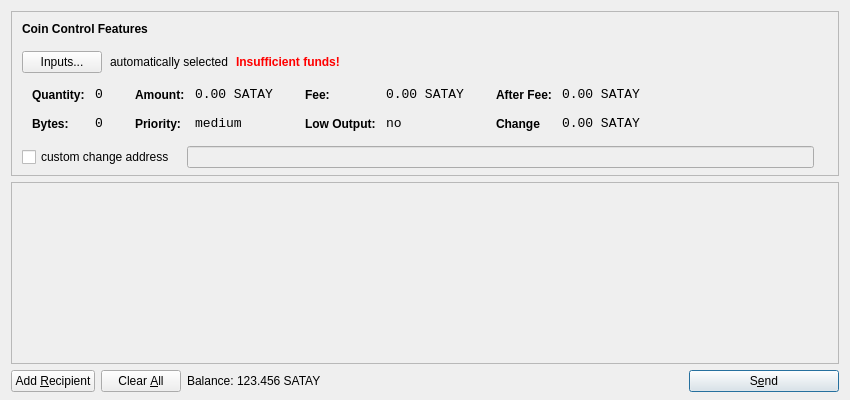
<?xml version="1.0" encoding="UTF-8"?>
<ui version="4.0">
 <class>SendCoinsDialog</class>
 <widget class="QDialog" name="SendCoinsDialog">
  <property name="geometry">
   <rect>
    <x>0</x>
    <y>0</y>
    <width>850</width>
    <height>400</height>
   </rect>
  </property>
  <property name="windowTitle">
   <string>Send Coins</string>
  </property>
  <layout class="QVBoxLayout" name="verticalLayout" stretch="0,1,0">
   <property name="bottomMargin">
    <number>8</number>
   </property>
   <item>
    <widget class="QFrame" name="frameCoinControl">
     <property name="sizePolicy">
      <sizepolicy hsizetype="Expanding" vsizetype="Expanding">
       <horstretch>0</horstretch>
       <verstretch>0</verstretch>
      </sizepolicy>
     </property>
     <property name="maximumSize">
      <size>
       <width>16777215</width>
       <height>16777215</height>
      </size>
     </property>
     <property name="frameShape">
      <enum>QFrame::StyledPanel</enum>
     </property>
     <property name="frameShadow">
      <enum>QFrame::Sunken</enum>
     </property>
     <layout class="QVBoxLayout" name="verticalLayoutCoinControl2">
      <property name="spacing">
       <number>-1</number>
      </property>
      <property name="leftMargin">
       <number>0</number>
      </property>
      <property name="topMargin">
       <number>0</number>
      </property>
      <property name="rightMargin">
       <number>0</number>
      </property>
      <property name="bottomMargin">
       <number>6</number>
      </property>
      <item>
       <layout class="QVBoxLayout" name="verticalLayoutCoinControl" stretch="0,0,0,0,1">
        <property name="spacing">
         <number>0</number>
        </property>
        <property name="leftMargin">
         <number>10</number>
        </property>
        <property name="topMargin">
         <number>10</number>
        </property>
        <item>
         <layout class="QHBoxLayout" name="horizontalLayoutCoinControl1">
          <property name="bottomMargin">
           <number>15</number>
          </property>
          <item>
           <widget class="QLabel" name="labelCoinControlFeatures">
            <property name="sizePolicy">
             <sizepolicy hsizetype="Preferred" vsizetype="Maximum">
              <horstretch>0</horstretch>
              <verstretch>0</verstretch>
             </sizepolicy>
            </property>
            <property name="font">
             <font>
              <weight>75</weight>
              <bold>true</bold>
             </font>
            </property>
            <property name="styleSheet">
             <string notr="true">font-weight:bold;</string>
            </property>
            <property name="text">
             <string>Coin Control Features</string>
            </property>
           </widget>
          </item>
         </layout>
        </item>
        <item>
         <layout class="QHBoxLayout" name="horizontalLayoutCoinControl2" stretch="0,0,0,0">
          <property name="spacing">
           <number>8</number>
          </property>
          <property name="bottomMargin">
           <number>10</number>
          </property>
          <item>
           <widget class="QPushButton" name="pushButtonCoinControl">
            <property name="styleSheet">
             <string notr="true"/>
            </property>
            <property name="text">
             <string>Inputs...</string>
            </property>
           </widget>
          </item>
          <item>
           <widget class="QLabel" name="labelCoinControlAutomaticallySelected">
            <property name="text">
             <string>automatically selected</string>
            </property>
            <property name="margin">
             <number>5</number>
            </property>
           </widget>
          </item>
          <item>
           <widget class="QLabel" name="labelCoinControlInsuffFunds">
            <property name="font">
             <font>
              <weight>75</weight>
              <bold>true</bold>
             </font>
            </property>
            <property name="styleSheet">
             <string notr="true">color:red;font-weight:bold;</string>
            </property>
            <property name="text">
             <string>Insufficient funds!</string>
            </property>
            <property name="margin">
             <number>5</number>
            </property>
           </widget>
          </item>
          <item>
           <spacer name="horizontalSpacerCoinControl">
            <property name="orientation">
             <enum>Qt::Horizontal</enum>
            </property>
            <property name="sizeHint" stdset="0">
             <size>
              <width>40</width>
              <height>1</height>
             </size>
            </property>
           </spacer>
          </item>
         </layout>
        </item>
        <item>
         <widget class="QWidget" name="widgetCoinControl" native="true">
          <property name="sizePolicy">
           <sizepolicy hsizetype="Preferred" vsizetype="Preferred">
            <horstretch>0</horstretch>
            <verstretch>0</verstretch>
           </sizepolicy>
          </property>
          <property name="minimumSize">
           <size>
            <width>0</width>
            <height>0</height>
           </size>
          </property>
          <property name="styleSheet">
           <string notr="true"/>
          </property>
          <layout class="QHBoxLayout" name="horizontalLayoutCoinControl5">
           <property name="margin">
            <number>0</number>
           </property>
           <item>
            <layout class="QHBoxLayout" name="horizontalLayoutCoinControl3" stretch="0,0,0,1">
             <property name="spacing">
              <number>20</number>
             </property>
             <property name="topMargin">
              <number>0</number>
             </property>
             <property name="bottomMargin">
              <number>10</number>
             </property>
             <item>
              <layout class="QFormLayout" name="formLayoutCoinControl1">
               <property name="horizontalSpacing">
                <number>10</number>
               </property>
               <property name="verticalSpacing">
                <number>14</number>
               </property>
               <property name="leftMargin">
                <number>10</number>
               </property>
               <property name="topMargin">
                <number>4</number>
               </property>
               <property name="rightMargin">
                <number>6</number>
               </property>
               <item row="0" column="0">
                <widget class="QLabel" name="labelCoinControlQuantityText">
                 <property name="styleSheet">
                  <string notr="true">font-weight:bold;</string>
                 </property>
                 <property name="text">
                  <string>Quantity:</string>
                 </property>
                 <property name="margin">
                  <number>0</number>
                 </property>
                </widget>
               </item>
               <item row="0" column="1">
                <widget class="QLabel" name="labelCoinControlQuantity">
                 <property name="font">
                  <font>
                   <family>Monospace</family>
                   <pointsize>10</pointsize>
                  </font>
                 </property>
                 <property name="cursor">
                  <cursorShape>IBeamCursor</cursorShape>
                 </property>
                 <property name="contextMenuPolicy">
                  <enum>Qt::ActionsContextMenu</enum>
                 </property>
                 <property name="text">
                  <string>0</string>
                 </property>
                 <property name="margin">
                  <number>0</number>
                 </property>
                 <property name="textInteractionFlags">
                  <set>Qt::LinksAccessibleByMouse|Qt::TextSelectableByKeyboard|Qt::TextSelectableByMouse</set>
                 </property>
                </widget>
               </item>
               <item row="1" column="0">
                <widget class="QLabel" name="labelCoinControlBytesText">
                 <property name="styleSheet">
                  <string notr="true">font-weight:bold;</string>
                 </property>
                 <property name="text">
                  <string>Bytes:</string>
                 </property>
                </widget>
               </item>
               <item row="1" column="1">
                <widget class="QLabel" name="labelCoinControlBytes">
                 <property name="font">
                  <font>
                   <family>Monospace</family>
                   <pointsize>10</pointsize>
                  </font>
                 </property>
                 <property name="cursor">
                  <cursorShape>IBeamCursor</cursorShape>
                 </property>
                 <property name="contextMenuPolicy">
                  <enum>Qt::ActionsContextMenu</enum>
                 </property>
                 <property name="text">
                  <string>0</string>
                 </property>
                 <property name="textInteractionFlags">
                  <set>Qt::LinksAccessibleByMouse|Qt::TextSelectableByKeyboard|Qt::TextSelectableByMouse</set>
                 </property>
                </widget>
               </item>
              </layout>
             </item>
             <item>
              <layout class="QFormLayout" name="formLayoutCoinControl2">
               <property name="horizontalSpacing">
                <number>10</number>
               </property>
               <property name="verticalSpacing">
                <number>14</number>
               </property>
               <property name="leftMargin">
                <number>6</number>
               </property>
               <property name="topMargin">
                <number>4</number>
               </property>
               <property name="rightMargin">
                <number>6</number>
               </property>
               <item row="0" column="0">
                <widget class="QLabel" name="labelCoinControlAmountText">
                 <property name="styleSheet">
                  <string notr="true">font-weight:bold;</string>
                 </property>
                 <property name="text">
                  <string>Amount:</string>
                 </property>
                 <property name="margin">
                  <number>0</number>
                 </property>
                </widget>
               </item>
               <item row="0" column="1">
                <widget class="QLabel" name="labelCoinControlAmount">
                 <property name="font">
                  <font>
                   <family>Monospace</family>
                   <pointsize>10</pointsize>
                  </font>
                 </property>
                 <property name="cursor">
                  <cursorShape>IBeamCursor</cursorShape>
                 </property>
                 <property name="contextMenuPolicy">
                  <enum>Qt::ActionsContextMenu</enum>
                 </property>
                 <property name="text">
                  <string>0.00 SATAY</string>
                 </property>
                 <property name="textInteractionFlags">
                  <set>Qt::LinksAccessibleByMouse|Qt::TextSelectableByKeyboard|Qt::TextSelectableByMouse</set>
                 </property>
                </widget>
               </item>
               <item row="1" column="0">
                <widget class="QLabel" name="labelCoinControlPriorityText">
                 <property name="styleSheet">
                  <string notr="true">font-weight:bold;</string>
                 </property>
                 <property name="text">
                  <string>Priority:</string>
                 </property>
                </widget>
               </item>
               <item row="1" column="1">
                <widget class="QLabel" name="labelCoinControlPriority">
                 <property name="font">
                  <font>
                   <family>Monospace</family>
                   <pointsize>10</pointsize>
                  </font>
                 </property>
                 <property name="cursor">
                  <cursorShape>IBeamCursor</cursorShape>
                 </property>
                 <property name="contextMenuPolicy">
                  <enum>Qt::ActionsContextMenu</enum>
                 </property>
                 <property name="text">
                  <string>medium</string>
                 </property>
                 <property name="textInteractionFlags">
                  <set>Qt::LinksAccessibleByMouse|Qt::TextSelectableByKeyboard|Qt::TextSelectableByMouse</set>
                 </property>
                </widget>
               </item>
              </layout>
             </item>
             <item>
              <layout class="QFormLayout" name="formLayoutCoinControl3">
               <property name="horizontalSpacing">
                <number>10</number>
               </property>
               <property name="verticalSpacing">
                <number>14</number>
               </property>
               <property name="leftMargin">
                <number>6</number>
               </property>
               <property name="topMargin">
                <number>4</number>
               </property>
               <property name="rightMargin">
                <number>6</number>
               </property>
               <item row="0" column="0">
                <widget class="QLabel" name="labelCoinControlFeeText">
                 <property name="styleSheet">
                  <string notr="true">font-weight:bold;</string>
                 </property>
                 <property name="text">
                  <string>Fee:</string>
                 </property>
                 <property name="margin">
                  <number>0</number>
                 </property>
                </widget>
               </item>
               <item row="0" column="1">
                <widget class="QLabel" name="labelCoinControlFee">
                 <property name="font">
                  <font>
                   <family>Monospace</family>
                   <pointsize>10</pointsize>
                  </font>
                 </property>
                 <property name="cursor">
                  <cursorShape>IBeamCursor</cursorShape>
                 </property>
                 <property name="contextMenuPolicy">
                  <enum>Qt::ActionsContextMenu</enum>
                 </property>
                 <property name="text">
                  <string>0.00 SATAY</string>
                 </property>
                 <property name="textInteractionFlags">
                  <set>Qt::LinksAccessibleByMouse|Qt::TextSelectableByKeyboard|Qt::TextSelectableByMouse</set>
                 </property>
                </widget>
               </item>
               <item row="1" column="0">
                <widget class="QLabel" name="labelCoinControlLowOutputText">
                 <property name="styleSheet">
                  <string notr="true">font-weight:bold;</string>
                 </property>
                 <property name="text">
                  <string>Low Output:</string>
                 </property>
                </widget>
               </item>
               <item row="1" column="1">
                <widget class="QLabel" name="labelCoinControlLowOutput">
                 <property name="font">
                  <font>
                   <family>Monospace</family>
                   <pointsize>10</pointsize>
                  </font>
                 </property>
                 <property name="cursor">
                  <cursorShape>IBeamCursor</cursorShape>
                 </property>
                 <property name="contextMenuPolicy">
                  <enum>Qt::ActionsContextMenu</enum>
                 </property>
                 <property name="text">
                  <string>no</string>
                 </property>
                 <property name="textInteractionFlags">
                  <set>Qt::LinksAccessibleByMouse|Qt::TextSelectableByKeyboard|Qt::TextSelectableByMouse</set>
                 </property>
                </widget>
               </item>
              </layout>
             </item>
             <item>
              <layout class="QFormLayout" name="formLayoutCoinControl4">
               <property name="horizontalSpacing">
                <number>10</number>
               </property>
               <property name="verticalSpacing">
                <number>14</number>
               </property>
               <property name="leftMargin">
                <number>6</number>
               </property>
               <property name="topMargin">
                <number>4</number>
               </property>
               <property name="rightMargin">
                <number>6</number>
               </property>
               <item row="0" column="0">
                <widget class="QLabel" name="labelCoinControlAfterFeeText">
                 <property name="styleSheet">
                  <string notr="true">font-weight:bold;</string>
                 </property>
                 <property name="text">
                  <string>After Fee:</string>
                 </property>
                 <property name="margin">
                  <number>0</number>
                 </property>
                </widget>
               </item>
               <item row="0" column="1">
                <widget class="QLabel" name="labelCoinControlAfterFee">
                 <property name="font">
                  <font>
                   <family>Monospace</family>
                   <pointsize>10</pointsize>
                  </font>
                 </property>
                 <property name="cursor">
                  <cursorShape>IBeamCursor</cursorShape>
                 </property>
                 <property name="contextMenuPolicy">
                  <enum>Qt::ActionsContextMenu</enum>
                 </property>
                 <property name="text">
                  <string>0.00 SATAY</string>
                 </property>
                 <property name="textInteractionFlags">
                  <set>Qt::LinksAccessibleByMouse|Qt::TextSelectableByKeyboard|Qt::TextSelectableByMouse</set>
                 </property>
                </widget>
               </item>
               <item row="1" column="0">
                <widget class="QLabel" name="labelCoinControlChangeText">
                 <property name="styleSheet">
                  <string notr="true">font-weight:bold;</string>
                 </property>
                 <property name="text">
                  <string>Change</string>
                 </property>
                </widget>
               </item>
               <item row="1" column="1">
                <widget class="QLabel" name="labelCoinControlChange">
                 <property name="font">
                  <font>
                   <family>Monospace</family>
                   <pointsize>10</pointsize>
                  </font>
                 </property>
                 <property name="cursor">
                  <cursorShape>IBeamCursor</cursorShape>
                 </property>
                 <property name="contextMenuPolicy">
                  <enum>Qt::ActionsContextMenu</enum>
                 </property>
                 <property name="text">
                  <string>0.00 SATAY</string>
                 </property>
                 <property name="textInteractionFlags">
                  <set>Qt::LinksAccessibleByMouse|Qt::TextSelectableByKeyboard|Qt::TextSelectableByMouse</set>
                 </property>
                </widget>
               </item>
              </layout>
             </item>
            </layout>
           </item>
          </layout>
         </widget>
        </item>
        <item>
         <layout class="QHBoxLayout" name="horizontalLayoutCoinControl4" stretch="0,0,0">
          <property name="spacing">
           <number>12</number>
          </property>
          <property name="sizeConstraint">
           <enum>QLayout::SetDefaultConstraint</enum>
          </property>
          <property name="topMargin">
           <number>5</number>
          </property>
          <property name="rightMargin">
           <number>5</number>
          </property>
          <item>
           <widget class="QCheckBox" name="checkBoxCoinControlChange">
            <property name="text">
             <string>custom change address</string>
            </property>
           </widget>
          </item>
          <item>
           <widget class="QLineEdit" name="lineEditCoinControlChange">
            <property name="enabled">
             <bool>false</bool>
            </property>
            <property name="sizePolicy">
             <sizepolicy hsizetype="Expanding" vsizetype="Fixed">
              <horstretch>0</horstretch>
              <verstretch>0</verstretch>
             </sizepolicy>
            </property>
           </widget>
          </item>
          <item>
           <widget class="QLabel" name="labelCoinControlChangeLabel">
            <property name="sizePolicy">
             <sizepolicy hsizetype="Preferred" vsizetype="Expanding">
              <horstretch>0</horstretch>
              <verstretch>0</verstretch>
             </sizepolicy>
            </property>
            <property name="minimumSize">
             <size>
              <width>0</width>
              <height>0</height>
             </size>
            </property>
            <property name="text">
             <string/>
            </property>
            <property name="margin">
             <number>3</number>
            </property>
           </widget>
          </item>
         </layout>
        </item>
        <item>
         <spacer name="verticalSpacerCoinControl">
          <property name="orientation">
           <enum>Qt::Vertical</enum>
          </property>
          <property name="sizeHint" stdset="0">
           <size>
            <width>800</width>
            <height>1</height>
           </size>
          </property>
         </spacer>
        </item>
       </layout>
      </item>
     </layout>
    </widget>
   </item>
   <item>
    <widget class="QScrollArea" name="scrollArea">
     <property name="widgetResizable">
      <bool>true</bool>
     </property>
     <widget class="QWidget" name="scrollAreaWidgetContents">
      <property name="geometry">
       <rect>
        <x>0</x>
        <y>0</y>
        <width>830</width>
        <height>165</height>
       </rect>
      </property>
      <layout class="QVBoxLayout" name="verticalLayout_2">
       <property name="margin">
        <number>0</number>
       </property>
       <item>
        <layout class="QVBoxLayout" name="entries">
         <property name="spacing">
          <number>6</number>
         </property>
        </layout>
       </item>
       <item>
        <spacer name="verticalSpacer">
         <property name="orientation">
          <enum>Qt::Vertical</enum>
         </property>
         <property name="sizeHint" stdset="0">
          <size>
           <width>20</width>
           <height>40</height>
          </size>
         </property>
        </spacer>
       </item>
      </layout>
     </widget>
    </widget>
   </item>
   <item>
    <layout class="QHBoxLayout" name="horizontalLayout">
     <item>
      <widget class="QPushButton" name="addButton">
       <property name="toolTip">
        <string>Send to multiple recipients at once</string>
       </property>
       <property name="text">
        <string>Add &amp;Recipient</string>
       </property>
       <property name="icon">
        <iconset resource="../bitcoin.qrc">
         <normaloff>:/icons/add</normaloff>:/icons/add</iconset>
       </property>
       <property name="autoDefault">
        <bool>false</bool>
       </property>
      </widget>
     </item>
     <item>
      <widget class="QPushButton" name="clearButton">
       <property name="sizePolicy">
        <sizepolicy hsizetype="Minimum" vsizetype="Fixed">
         <horstretch>0</horstretch>
         <verstretch>0</verstretch>
        </sizepolicy>
       </property>
       <property name="toolTip">
        <string>Remove all transaction fields</string>
       </property>
       <property name="text">
        <string>Clear &amp;All</string>
       </property>
       <property name="icon">
        <iconset resource="../bitcoin.qrc">
         <normaloff>:/icons/remove</normaloff>:/icons/remove</iconset>
       </property>
       <property name="autoRepeatDelay">
        <number>300</number>
       </property>
       <property name="autoDefault">
        <bool>false</bool>
       </property>
      </widget>
     </item>
     <item>
      <layout class="QHBoxLayout" name="horizontalLayout_2">
       <property name="spacing">
        <number>3</number>
       </property>
       <item>
        <widget class="QLabel" name="label">
         <property name="sizePolicy">
          <sizepolicy hsizetype="Preferred" vsizetype="Fixed">
           <horstretch>0</horstretch>
           <verstretch>0</verstretch>
          </sizepolicy>
         </property>
         <property name="text">
          <string>Balance:</string>
         </property>
        </widget>
       </item>
       <item>
        <widget class="QLabel" name="labelBalance">
         <property name="sizePolicy">
          <sizepolicy hsizetype="Preferred" vsizetype="Fixed">
           <horstretch>0</horstretch>
           <verstretch>0</verstretch>
          </sizepolicy>
         </property>
         <property name="cursor">
          <cursorShape>IBeamCursor</cursorShape>
         </property>
         <property name="text">
          <string>123.456 SATAY</string>
         </property>
         <property name="textInteractionFlags">
          <set>Qt::LinksAccessibleByMouse|Qt::TextSelectableByKeyboard|Qt::TextSelectableByMouse</set>
         </property>
        </widget>
       </item>
      </layout>
     </item>
     <item>
      <spacer name="horizontalSpacer">
       <property name="orientation">
        <enum>Qt::Horizontal</enum>
       </property>
       <property name="sizeHint" stdset="0">
        <size>
         <width>40</width>
         <height>20</height>
        </size>
       </property>
      </spacer>
     </item>
     <item>
      <widget class="QPushButton" name="sendButton">
       <property name="minimumSize">
        <size>
         <width>150</width>
         <height>0</height>
        </size>
       </property>
       <property name="toolTip">
        <string>Confirm the send action</string>
       </property>
       <property name="text">
        <string>S&amp;end</string>
       </property>
       <property name="icon">
        <iconset resource="../bitcoin.qrc">
         <normaloff>:/icons/send</normaloff>:/icons/send</iconset>
       </property>
       <property name="default">
        <bool>true</bool>
       </property>
      </widget>
     </item>
    </layout>
   </item>
  </layout>
 </widget>
 <resources>
  <include location="../bitcoin.qrc"/>
 </resources>
 <connections/>
</ui>
